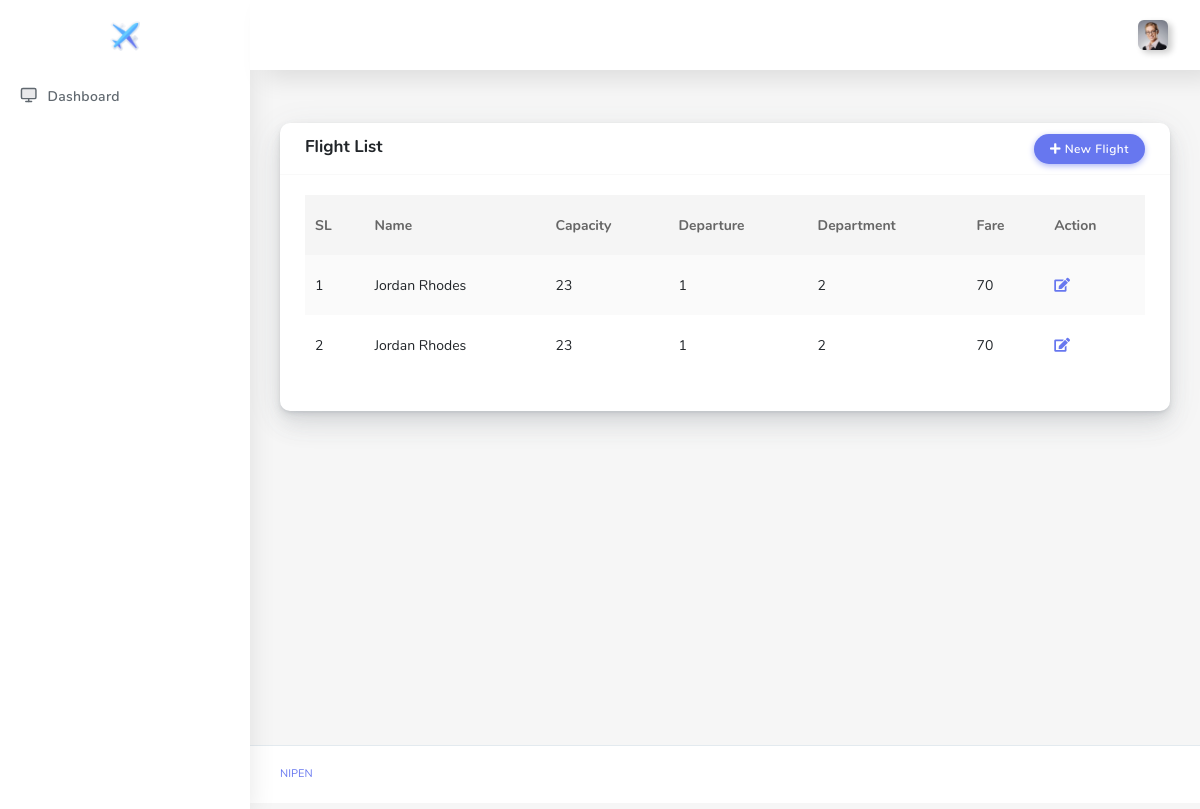
Page /flightList.php (signed in) on the committed database.
### tables this page shows
CREATE TABLE `aircrafts` (
  `id` bigint UNSIGNED NOT NULL,
  `name` varchar(255) NOT NULL,
  `capacity` int NOT NULL,
  `departure` bigint UNSIGNED DEFAULT NULL,
  `destination` bigint UNSIGNED DEFAULT NULL,
  `fare` int NOT NULL,
  `departure_time` time NOT NULL
);

### flightList.php (the view, shortened to what this page needs)
<!DOCTYPE html>
<html lang="en">
<link rel="stylesheet" href="assets/bundles/datatables/datatables.min.css">
<link rel="stylesheet" href="assets/bundles/datatables/DataTables-1.10.16/css/dataTables.bootstrap4.min.css">
<body>
<div id="app">
    <div class="main-wrapper main-wrapper-1">
        <?php require_once 'backend/connection.php'; ?>
        <?php include 'partials/sidebar.php'; ?>
        <div class="main-content">
            <section class="section">
                <div class="row">
                    <div class="col-12">
                        <div class="card">
                            <div class="card-header">
                                <div style="display: flex; justify-content: space-between; width: 100%;">
                                    <h4>Flight List</h4>
                                    <a href="newFlight.php" class="btn btn-primary" style="color: white">
                                        <i class="fa fa-plus"></i>
                                        New Flight
                                    </a>
                                </div>
                            </div>
                            <div class="card-body">
                                <div class="table-responsive">
                                    <table class="table table-striped table-hover" id="save-stage" style="width:100%;">
                                        <thead>
                                        <tr>
                                            <th>SL</th>
                                            <th>Name</th>
                                            <th>Capacity</th>
                                            <th>Departure</th>
                                            <th>Department</th>
                                            <th>Fare</th>
                                            <th>Action</th>
                                        </tr>
                                        </thead>
                                        <tbody>
                                        <?php
                                        $sql = "SELECT * FROM aircrafts ORDER BY id DESC";
                                        $result = mysqli_query($conn, $sql);
                                        $std_num = 1;
                                        while ($row = mysqli_fetch_array($result, MYSQLI_ASSOC)) {
                                            echo "<tr>";
                                            echo "<td>" . $std_num . "</td>";
                                            echo "<td>" . $row['name'] . "</td>";
                                            echo "<td>" . $row['capacity'] . "</td>";
                                            echo "<td>" . $row['departure'] . "</td>";
                                            echo "<td>" . $row['destination'] . "</td>";
                                            echo "<td>" . $row['fare'] . "</td>";
                                            echo "<td><a href='editFlight.php?id=" . $row['id'] . "'><i class='fa fa-edit'></i></a></td>";
                                            echo "</tr>";
                                            $std_num++;
                                        }
                                        ?>
                                        </tbody>
                                    </table>
                                </div>
                            </div>
                        </div>
                    </div>
                </div>
            </section>
        </div>
    </div>
</div>
</body>
</html>

### rows in the picture
aircrafts: name "Jordan Rhodes", capacity "23", departure "1", destination "2", fare "70"
aircrafts: name "Jordan Rhodes", capacity "23", departure "1", destination "2", fare "70"
